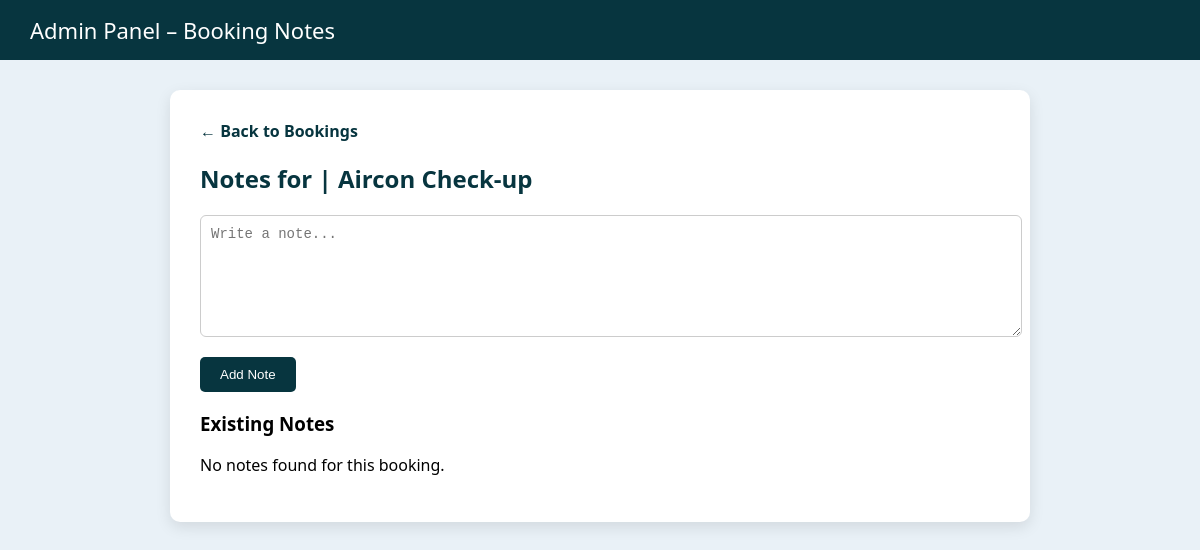
Page /admin/add_note.php?booking_id=10 (signed in) on the earlier database version.
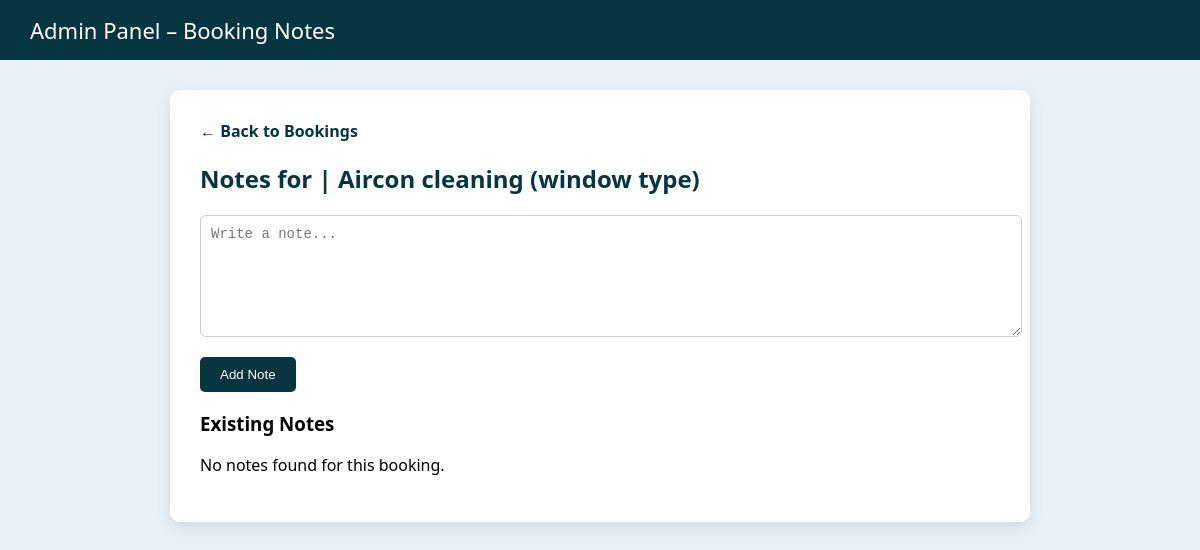
Same page on the later database version.
### tables this page shows
CREATE TABLE `bookings` (
  `id` int NOT NULL AUTO_INCREMENT,
  `user_id` varchar(5) NOT NULL,
  `service` varchar(100) NOT NULL,
  `appointment_date` date NOT NULL,
  `appointment_time` time NOT NULL,
  `phone` varchar(20) NOT NULL,
  `location` varchar(255) NOT NULL,
  `employee_id` int DEFAULT NULL,
  `price` decimal(10,2) DEFAULT '0.00',
  `status` varchar(50) DEFAULT 'Pending',
  `note` text,
  `created_at` timestamp NOT NULL DEFAULT CURRENT_TIMESTAMP,
  `updated_at` timestamp NOT NULL DEFAULT CURRENT_TIMESTAMP ON UPDATE CURRENT_TIMESTAMP,
  PRIMARY KEY (`id`)
);

### admin/add_note.php (the view, shortened to what this page needs)
<?php
$conn = Database::getConnection();
$booking_id = isset($_GET['booking_id']) ? intval($_GET['booking_id']) : 0;
$booking = $conn->query("SELECT * FROM bookings WHERE id = $booking_id")->fetch_assoc();
$notes = $conn->query("SELECT * FROM booking_notes WHERE booking_id = $booking_id ORDER BY created_at DESC");
$edit_note_data = null;
?>
<!DOCTYPE html>
<html>
<head>
</head>
<body>
<header>
    Admin Panel – Booking Notes
</header>
<div class="container">
    <a class="back-link" href="admin_bookings.php">&larr; Back to Bookings</a>
    <h2>Notes for <?= htmlspecialchars($booking['name']) ?> | <?= htmlspecialchars($booking['service']) ?></h2>
    <?php if ($edit_note_data): ?>
        <form method="POST">
            <textarea name="edited_note"><?= htmlspecialchars($edit_note_data['note']) ?></textarea>
            <input type="hidden" name="edit_note_id" value="<?= $edit_note_data['id'] ?>">
            <button type="submit">Save Changes</button>
            <a href="add_note.php?booking_id=<?= $booking_id ?>" style="margin-left:10px;">Cancel</a>
        </form>
    <?php else: ?>
        <form method="POST">
            <textarea name="note" placeholder="Write a note..."></textarea>
            <button type="submit">Add Note</button>
        </form>
    <?php endif; ?>
    <h3>Existing Notes</h3>
    <?php if ($notes->num_rows > 0): ?>
        <?php while ($n = $notes->fetch_assoc()): ?>
            <div class="note">
                <p><?= nl2br(htmlspecialchars($n['note'])) ?></p>
                <time>Added: <?= date('F j, Y g:i A', strtotime($n['created_at'])) ?></time>
                <div class="note-actions">
                    <a href="add_note.php?booking_id=<?= $booking_id ?>&edit=<?= $n['id'] ?>">Edit</a>
                    <a href="add_note.php?booking_id=<?= $booking_id ?>&delete=<?= $n['id'] ?>" onclick="return confirm('Are you sure you want to delete this note?');">Delete</a>
                </div>
            </div>
        <?php endwhile; ?>
    <?php else: ?>
        <p>No notes found for this booking.</p>
    <?php endif; ?>
</div>
</body>
</html>

Differences in the rows shown:
changed bookings: service "Aircon Check-up" → "Aircon cleaning (window type)"
